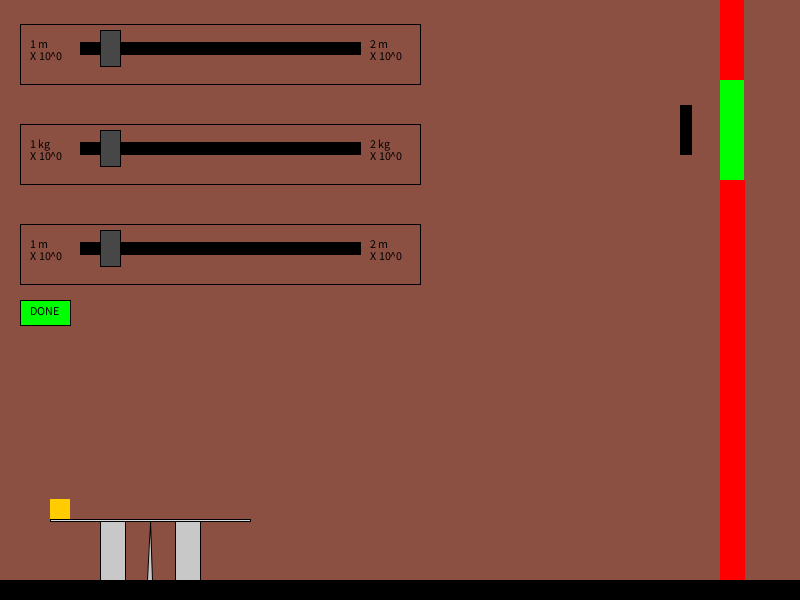
Frame 1 (no input)
Frame 60 (the mouse pressed at the canvas centre just before this capture): identical to frame 1, image omitted
Frame 120 (the mouse held since frame 60 and released just before this capture): identical to frame 1, image omitted

The Processing sketch that drew this single still picture (run headless with seeded random() and noise(); from frame 60 on, the mouse is pressed at the canvas centre):

// Processing sketch: FinalProject
// ── FinalProject.pde
float x0, y0;
float x, y;
PointBlue pb;
PointRed pr;
Plank plank;
Goal g;
Slider redBlockDist;
Slider redBlockMass;
Slider redBlockDropHeight;
int adjDist;
int fx = 295, fy = 580, floorheight = 30;
boolean isGAdjClicked;
boolean done;
color doneC;
float zoom = .5;
boolean state = false;

void setup() {
  size(800, 600);
  x0=width*.5/2;
  y0=height*.5/2;
  x=0;
  y=0;
  pb = new PointBlue(100*zoom, 418*zoom+290);
  pr = new PointRed(350*zoom, 0, 20*zoom, 20*zoom+290);
  plank = new Plank(100*zoom, 425*zoom+290);
  g = new Goal();
  isGAdjClicked = false;
  redBlockDist = new Slider(20, 24, 400, 60, 1, 2, "m");
  redBlockMass = new Slider(20, 124, 400, 60, 1, 2, "kg");
  redBlockDropHeight = new Slider(20, 224, 400, 60, 1, 2, "m");
}

void draw() {
  //translate(x0-300, y0);
  background(140, 80, 67);

  //fulcrum
  fill(200);
  triangle(fx*zoom, fy*zoom+290, 300*zoom, (430+30)*zoom+290, 305*zoom, (550+30)*zoom+290);

  //platforms

  pb.display();
  if (done == false) {
    fill(200);
    stroke(0);
    rect(350*zoom, 460*zoom+290, 50*zoom, 120*zoom);
    rect(200*zoom, 460*zoom+290, 50*zoom, 120*zoom);
    //rect(100, 300, 60, 25);
    //fill(0);
    //text("RESTART", 105, 315);
    doneC = color(0, 255, 0);
    //if (state == true && (mouseX > 100 && mouseX < 160 && mouseY > 300 && mouseY < 325)) {
    //  restart();
    //  print("state is true");
    //}
  } else {
    if (!((pr.getX()+20) < (300 + 200) && 
      (pr.getX()+20) > (300-200) && 
      ((pr.getY()+40) > (460 - 2) && 
      (pr.getY()+40) < (460 + 2)))) {
      fill(200);
      stroke(0);
      rect(350*zoom, 460*zoom+290, 50*zoom, 120*zoom);
      rect(200*zoom, 460*zoom+290, 50*zoom, 120*zoom);
    } else {
      if (zoom*200*sin(plank.getTheta()) < 580-520) {
        plank.increment();
      }
      pb.move();

      if (pb.getX() + 40*zoom > g.getGX() && pb.getX() + 40*zoom < 744) {
        if ((pb.getY() > g.getGY()) && (pb.getY() < g.getGY() + 100)) print("win");
        else print("lose");
      }
    
      if (pb.getX() > width && pb.getY() > height) {
        done = false;
        plank.restart();
        pb =  new PointBlue(100*zoom, 418*zoom+290);
        pr = new PointRed(350*zoom, 0, 20*zoom, 20*zoom+290);
      }
    }
    pr.display();
    stroke(0);
    doneC = color(255, 0, 0);
  }


  //text box
  fill(doneC);
  rect(20, 300, 50, 25);
  fill(0);
  text("DONE", 30, 315);

  //floor
  fill(0);
  rect(0, fy, width, height/30);


  plank.display();
  g.display();



  if (!isGAdjClicked) {
    g.highLight();
  }

  // determine if blue ball crossed the goal
  float pbX = pb.goalPosDeterX();
  float pbY = pb.goalPosDeterY();

  //  if (pbY > 580) {
  //    renderLoss();
  //  }

  //  if (pbX > g.getGX()) {
  //    if (g.getGY() < pbY && pbY < g.getGY() + g.getGH()) {
  //restart();
  //    } else {
  //      renderLoss();
  //    }
  //  }

  redBlockDist.display();
  redBlockMass.display();
  redBlockDropHeight.display();
}

// ends the game, shows a YOU WIN text message, with buttons to replay the simulation or restart from the beginning
void restart() {
}

// ends the game, shows a YOU LOSE text message, with buttons to replay the simulation or restart from the beginning
void renderLoss() {
}

void mousePressed() {
  fill(255);
  ellipse( mouseX, mouseY, 2, 2 );
  text( "x: " + mouseX + " y: " + mouseY, mouseX + 2, mouseY );
  adjDist = g.adjustInit();
  isGAdjClicked = g.highLight();

  if (mouseX >= 20 && mouseX <= 70 && mouseY >= 300 && mouseY <= 325) done = true;
}

void mouseReleased() {
  isGAdjClicked = g.unHighLight();
}

void mouseDragged() {
  if (isGAdjClicked) {
    g.adjust(adjDist);
  }
}

// ── Goal.pde
public class Goal {
  int gHeight;
  int gWidth;
  int gX;
  int gY;
  int sHeight;
  int sWidth;
  int sX;
  int sY;
  
  color sColor;
  
  boolean stopAdj;
  
  Goal() {
    this.gHeight = 100;
    this.gWidth = 24; // const
    this.gX = 720; //const
    this.gY = 80;
    
    this.sHeight = gHeight/2;
    this.sWidth = gWidth/2; //const
    this.sX = this.gX - 40; // const
    this.sY = this.gY + this.gHeight/4;
    
    sColor = color(0);
    
    stopAdj = true;
  }
  
  void display() {
    noStroke();
    fill(color(255,0,0));
    rect(this.gX,0,this.gWidth,this.gY);
    fill(color(0,255,0));
    rect(this.gX,this.gY,this.gWidth,this.gHeight);
    fill(color(255,0,0));
    rect(this.gX,100+this.gY,25,height-(120+this.gY));
    
    if (stopAdj) {
      fill(sColor);
      rect(680, this.sY, this.sWidth, sHeight);
    }
  }
  
  boolean highLight() {
    if (sX < mouseX && mouseX < sX+sWidth && sY < mouseY && mouseY < sY+sHeight) {sColor = color(142); return true;}
    else {sColor = color(0); return false;}
  }
  
  boolean unHighLight() {
    sColor = color(0);
    return false;
  }
  
  int adjustInit() {
    return mouseY - sY;
  }
  
  void adjust(int dist) {
    if (100 < mouseY && mouseY < 480) {
    this.sY = mouseY - dist;
    this.gY = this.sY - this.gHeight/4;
    }
  }
  
  int getGX() {
    return this.gX;
  }
  
  int getGY() {
    return this.gY;
  }
  
  int getGH() {
    return this.gHeight;
  }

}

// ── Plank.pde
public class Plank {
  float x, y, theta = 0, t = 0;

  Plank(float x, float y) {
    this.x = x;
    this.y = y;
  }
  
  void display(){
    pushMatrix();
    translate(300*zoom,460*zoom+290);
    rotate(theta);
    stroke(0);
    fill(220);
    rect(-200*zoom, -2*zoom,400*zoom,4*zoom);
    popMatrix();
    //if (height/30 +580 >plank.getY()) print("4 ");
  }
  
  void increment() {
    theta += 2*PI/180;
  }
  
  float getX() {
    return this.x;
  }
  
  float getY() {
    return this.y;
  }
  
  float getTheta() {
    return this.theta;
  }

  void restart() {
    theta = 0;
  }
}

// ── Point.pde
public class Point {
  float x, y, dx, dy, t, resolution;
  color c;


  Point(float x, float y) {
    this.x = x;
    this.y = y;
    this.t = .0001; 
    this.resolution = .1;
    c = color(255, 204, 0);
  }

  void display() {
    noStroke();
    fill(c);
    if (y>= 0) ellipse(x, -y, 15, 15);
  }

  void move() {
    x=75*cos(radians(45))*t;
    y=75*sin(radians(45))*t-0.5*9.8*t*t;
    t += resolution;
  }
}

// ── PointBlue.pde
public class PointBlue {
  float x, y, dx, dy, t, resolution;
  float x0, y0;
  color c;


  PointBlue(float x, float y) {
    x0 = x;
    y0 = y;
    this.x = x;
    this.y = y;
    this.t = 0; 
    this.resolution = .1666666666667;
    c = color(255, 204, 0);
  }

  void display() {
    noStroke();
    fill(c);
    square(x, y, 40*zoom);
  }

 //if 78 is minimum vf, then min height would be 310, so slider 300, max is 125 --> 788
  void move() {
    x=x0 +85*cos(1.57079632679-0.62831855)*t;
    y=y0+ -1*(85*sin(1.57079632679-0.62831855)*t-0.5*9.8*t*t);
    t += resolution;
  }
  
  float goalPosDeterX() {
    return this.x;
  }
  
  float getT() {
    return t;
  }
  
  float getX() {
    return x;
  }
  
  float getY() {
    return y;
  }
  float goalPosDeterY() {
    return this.y;
  }
  

}

// ── PointRed.pde
public class PointRed {
  float x, y, t, resolution, theta =0;
  color c;
  float mass;
  float dropHeight;

  PointRed(float x, float y, float m, float dropH) {
    this.x = x;
    this.y = y;
    t = 0;
    resolution = .01666666666667;
    c = color(255, 0, 0);
    mass = m;
    dropHeight = dropH;
  }

  void display() {
    if (!((pr.getX()+20) < (300 + 200) && 
      (pr.getX()+20) > (300-200) && 
      ((pr.getY()+40) > (460 - 2) && 
      (pr.getY()+40) < (460 + 2)))) {
      noStroke();
      fill(c);
      square(x, y, 40*zoom);
      pr.move();
    } else {
      rotating();
    }
  }
  
  void displayInit(float xInit, float yInit) {
    this.x = xInit;
    this.y = yInit;
    noStroke();
    fill(c);
    square(x, y, 40*zoom);
  }

  void move() {
    t += resolution;
    y += 4.9*t*t;
  }

  float getY() {
    return this.y;
  }

  float getX() {
    return this.x;
  }


  void rotating() {
    pushMatrix();
    translate(300*zoom, 460*zoom+290);
    rotate(theta);

    fill(c);
    square((70-20)*zoom, -40*zoom, 40*zoom);
    popMatrix();
    if ((zoom*200*sin(plank.getTheta()) < (580-520))) increment();
  }

  void increment() {
    theta += 2*PI/180;
  }
}

// ── Slider.pde
public class Slider {
  int x, y, w, h, leftBound, rightBound;
  
  int sHeight, sWidth, sX, sY;
  
  String unit;
  
  color sColor;
  Slider(int x, int y, int w, int h, int lB, int rB, String unit) {
    this.x = x;
    this.y = y;
    this.w = w;
    this.h = h;
    this.leftBound = lB;
    this.rightBound = rB;
    this.unit = " "+unit;
    
    this.sX = this.x + 80;
    this.sY = this.y+this.h/10;
    this.sWidth = this.w/20;
    this.sHeight = 2*this.h/10+24;
    
    this.sColor = color(71);
  }
  
  void display() {
    noFill();
    stroke(0);
    rect(this.x, this.y, this.w, this.h);
    textSize(12);
    fill(0);
    text(str(this.leftBound)+unit, this.x+10, this.y+(2*this.h/5));
    text("X 10^0",this.x+10,this.y+(3*this.h/5));
    text(str(this.rightBound)+unit, this.x+this.w-50, this.y+(2*this.h/5));
    text("X 10^0",this.x+this.w-50,this.y+(3*this.h/5));
    rect(this.x+60,this.y+(3*this.h/10),this.w-120,(this.h/5));
    fill(sColor);
    rect(this.sX,this.sY,this.sWidth,this.sHeight);
  }
  
  boolean highLight() {
    if (this.sX < mouseX && mouseX < this.sX + this.sWidth && this.sY < mouseY && mouseY < this.sY + this.sHeight) {
      this.sColor = color(142);
      return true;
    } else {
      this.sColor = color(71);
      return false;
    }
  }
  
  boolean unHighLight() {
    this.sColor = color(71);
    return false;
  }
  
  int adjustInit() {
    return mouseX - this.sX;
  }
  
  void adjust(int dist) {
    if(this.x+70 < mouseX && mouseX < this.x+this.w-70) {
      this.sX = mouseX - dist;
    }
  }
  
}

// ── Tracker.pde
public class Tracker {
  int x, y, w, h;
  
  Tracker(int x, int y, int w, int h) {
    this.x = x;
    this.y = y;
    this.w = w;
    this.h = h;
  }
  
  void display(float ybD, float ybVH, float ybVV) {
    noFill();
    stroke(0);
    rect(this.x,this.y,this.w,this.h);
    fill(0);
    text("Yellow Block Distance From Goal: " + ybD + "m",this.x+5,this.y+20);
    text("Yellow Block Horizontal Velocity: " + ybVH + "m/s",this.x+5,this.y+60);
    text("Yellow Block Vertical Velocity: " + ybVV + "m/s",this.x+5,this.y+100);
  }
  
}
